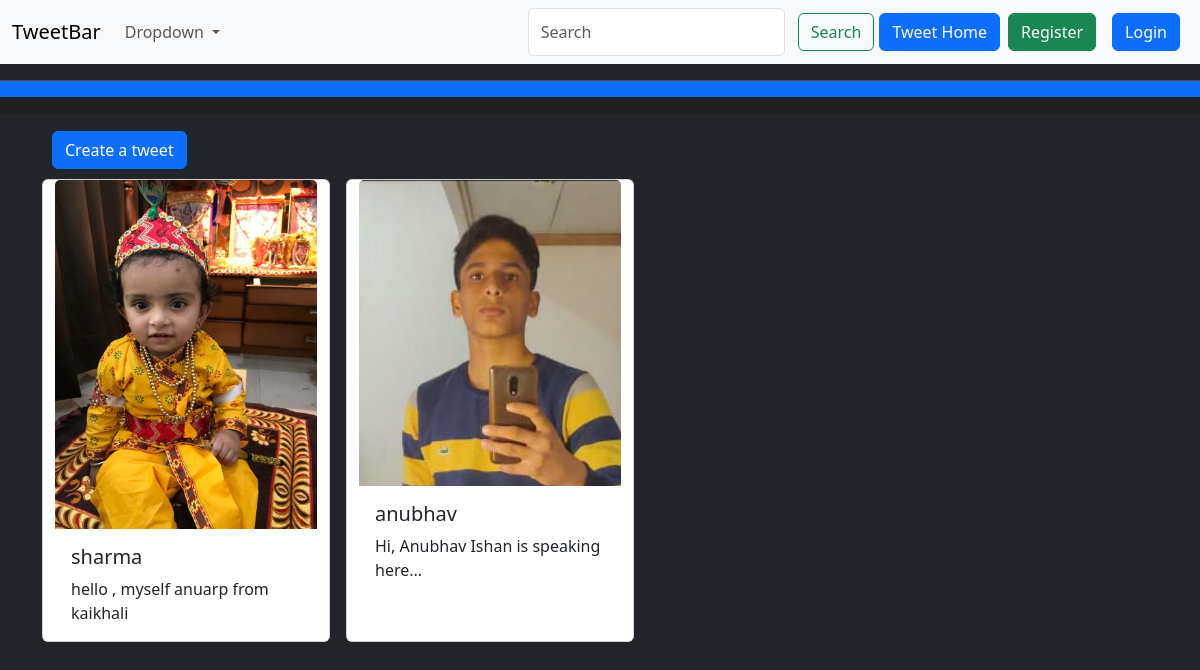
Page /tweet/ on the earlier database version.
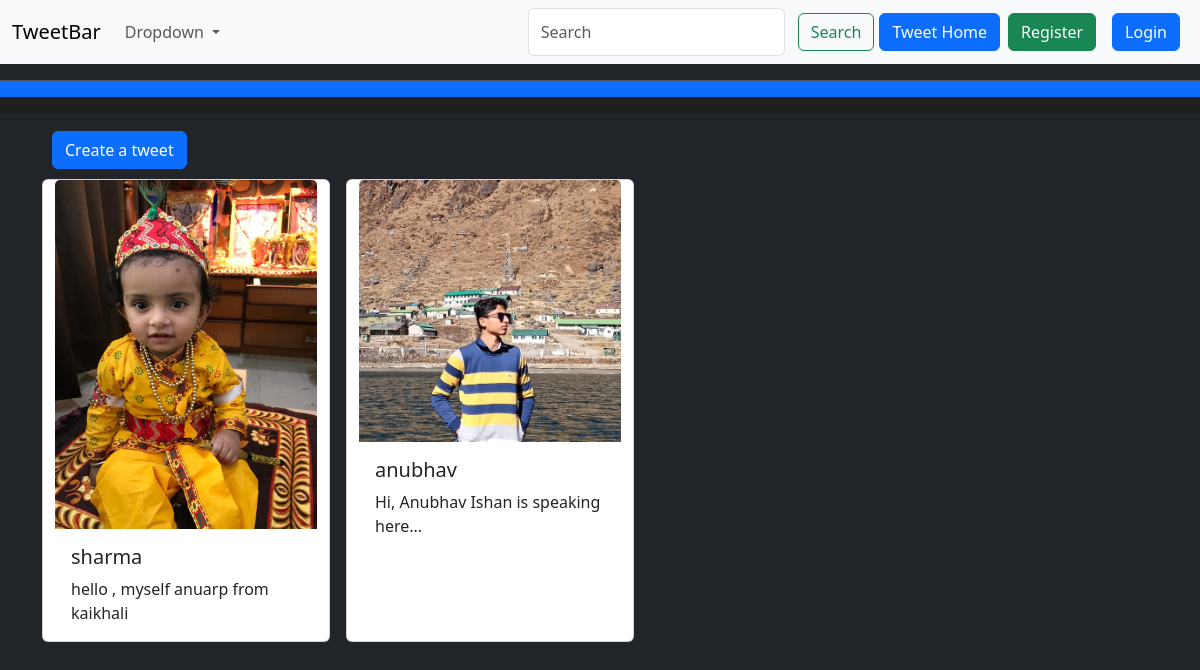
Same page on the later database version.
### tweet/models.py (models this page shows, shortened)
class Tweet(models.Model):
    user= models.ForeignKey(User,on_delete=models.CASCADE)
    text= models.TextField(max_length=240)
    image = models.ImageField(upload_to='tweets/',blank=True,null=True)
    photo= models.ImageField(upload_to='tweet_photos/',blank=True,null=True)
    created_at= models.DateTimeField(auto_now_add=True)
    updated_at= models.DateTimeField(auto_now=True)

### tweet/views.py (the view)
# urls.py: path('tweet/', views.tweet_list, name='tweet_list'),
def tweet_list(request):
    prompt = request.GET.get('prompt')  # ✅ Get from URL
    tweets = Tweet.objects.all().order_by('-created_at')
    return render(request, 'tweet_list.html', {
        'tweets': tweets,
        'prompt': prompt
    })

### tweet/templates/tweet_list.html (shortened to what this page needs)
{% extends "layout.html" %}
{% block content %}
<!DOCTYPE html>
<html>
<head>
</head>
<a
style="margin:10px; " class="btn btn-primary" href="{% url 'tweet_create' %}">Create a tweet</a>
<div class="container row gap-3">
    {% for tweet in tweets %}
    <div class="card" style="width: 18rem;">
        <img src="{{tweet.photo.url}}" class="card-img-top" alt="...">
        <div class="card-body">
          <h5 class="card-title">{{tweet.user.username}}</h5>
          <p class="card-text">{{tweet.text}}</p>
        </div>
      </div>
    {% endfor %}
</div>
{% endblock %}

### templates/layout.html (shortened to what this page needs)
<!DOCTYPE html>
<html lang="en">
<head>
    <link href="https://cdn.jsdelivr.net/npm/bootstrap@5.3.5/dist/css/bootstrap.min.css" rel="stylesheet">
</head>
<body class="bg-dark">
    <nav class="navbar navbar-expand-lg bg-body-tertiary">
        <div class="container-fluid">
          <a class="navbar-brand" href="#">TweetBar</a>
          <div class="collapse navbar-collapse" id="navbarSupportedContent">
            <ul class="navbar-nav me-auto mb-2 mb-lg-0">
              <li class="nav-item dropdown">
                <a class="nav-link dropdown-toggle" href="#" role="button" data-bs-toggle="dropdown" aria-expanded="false">
                  Dropdown
                </a>
              </li>
            </ul>
            <form class="d-flex" role="search">
              <input class="form-control me-2" type="search" placeholder="Search" aria-label="Search">
              <button style="margin: 5px;" class="btn btn-outline-success" type="submit">Search</button>
            </form>
            <a href="{% url 'tweet_list' %}" class="btn btn-primary">Tweet Home</a>
            {% if user.is_authenticated %}
            <form method="post" action="{% url 'logout' %}">
                {% csrf_token %}
                <button class="btn btn-danger" type="submit">Logout</button>
            </form>
            {% else %}
            <a href="{% url 'register' %}" class="btn btn-success mx-2">Register</a>
            <a href="{% url 'login' %}" class="btn btn-primary mx-2">Login</a>
            {% endif %}
          </div>
        </div>
      </nav>
      <nav class="navbar bg-dark border-bottom border-body" data-bs-theme="dark">
      </nav>
      <nav class="navbar bg-primary" data-bs-theme="dark">
      </nav>
      <nav class="navbar" style="background-color:rgb(31, 31, 32);" data-bs-theme="light">
      </nav>
       <div class="container">
        {% block content %}
        {% endblock %}
</body>
</html>

Differences in the rows shown:
changed Tweet "anubhav": photo: a different picture
